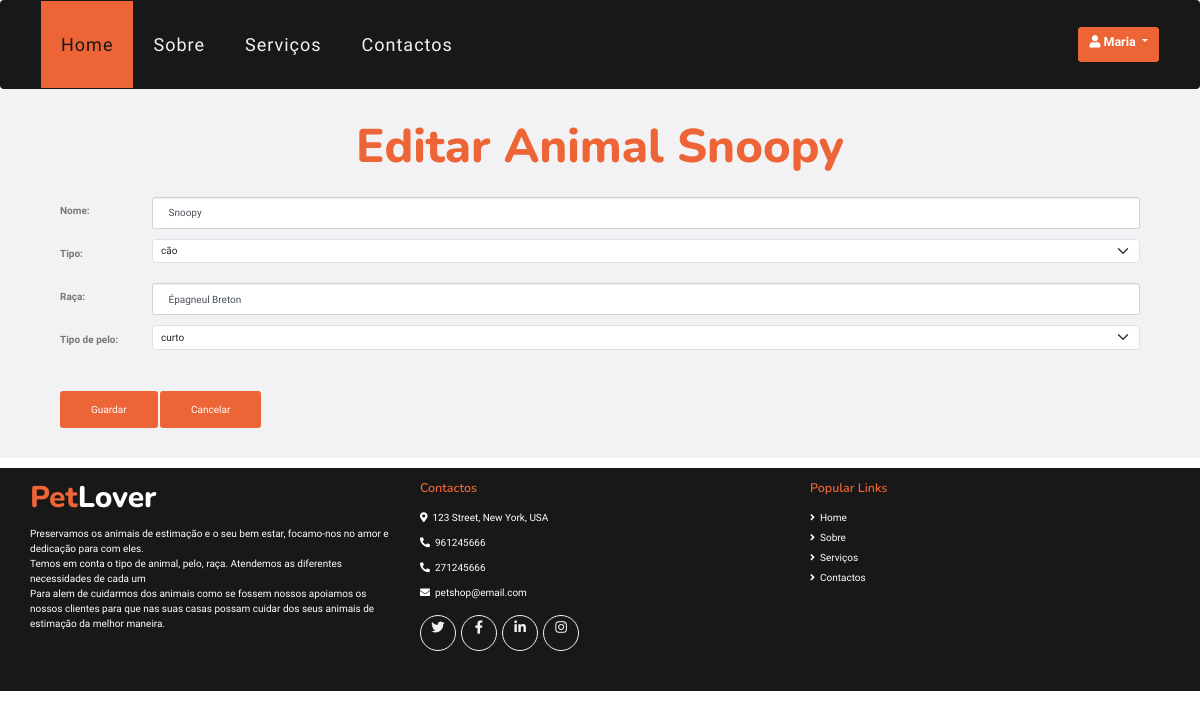
Page /paginas/editarAnimal.php?id=1 (signed in) on the earlier database version.
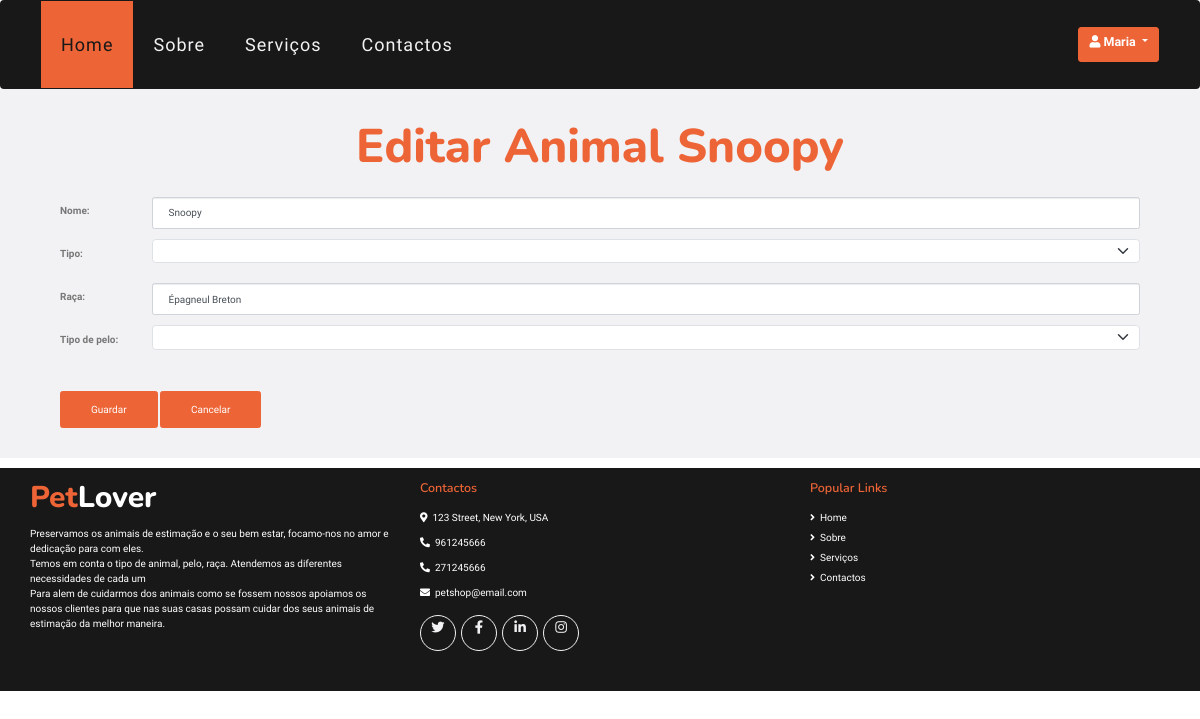
Same page on the later database version.
### tables this page shows
CREATE TABLE `animais` (
  `id` int(11) NOT NULL,
  `nomeAnimal` text NOT NULL,
  `tipo` enum('cão','gato') NOT NULL,
  `raca` text NOT NULL,
  `pelo` enum('curto','longo','sem pelo') NOT NULL,
  `idDono` int(11) NOT NULL
);

### paginas/editarAnimal.php (the view, shortened to what this page needs)
<!DOCTYPE html>
<html>
<?php
require 'head.php';
if (isset($_GET['id'])) {
    $idAnimal = $_GET['id'];
    $animais = mysqli_query($conn, "SELECT * FROM animais WHERE id='$idAnimal'");
    if ($animais->num_rows > 0) {
        while ($row = $animais->fetch_assoc()) {
            $nomeAnimal = $row['nomeAnimal'];
            $tipo = $row['tipo'];
            $raca = $row['raca'];
            $pelo = $row['pelo'];
        }
    }
}
?>
<body>
    <?php require 'header.php'; ?>
    <div class="container-fluid bg-light">
        <div class="container py-5 px-4 px-sm-5">
            <div class="d-flex flex-column text-center">
                <h1 class="display-4 m-0"><span class="text-primary text-capitalize">Editar Animal <?php echo $nomeAnimal ?> </span> </h1>
            </div>
            <div class="contact-form">
                <form method="POST">
                    <div class="control-group pb-3">
                        <div class="row justify-content-center  ">
                            <div class="col-1 align-self-center">
                                <label> Nome: </label>
                            </div>
                            <div class="col-11">
                                <input type="text" name="nomeAnimal" class="form-control p-4 text-capitalize" placeholder="Nome Animal" required="required" data-validation-required-message="Nome" <?php echo "value='" . $nomeAnimal . "'"; ?> />
                            </div>
                        </div>
                    </div>
                    <div class="control-group pb-3">
                        <div class="row justify-content-center  ">
                            <div class="col-1 align-self-center">
                                <label> Tipo: </label>
                            </div>
                            <div class="col-11 form-group">
                                <select name="tipo" class="form-select">
                                    <option value="" disabled="disabled" selected> <?php echo $tipo ?> </option>
                                    <option value="cão"> Cão </option>
                                </select>
                            </div>
                        </div>
                    </div>
                    <div class="control-group pb-3">
                        <div class="row justify-content-center  ">
                            <div class="col-1 align-self-center">
                                <label> Raça: </label>
                            </div>
                            <div class="col-11">
                                <input type="text" name="raca" class="form-control p-4" placeholder="Raça" data-validation-required-message="Email" <?php echo "value='" . $raca . "'"; ?> />
                            </div>
                        </div>
                    </div>
                    <div class="control-group pb-3">
                        <div class="row justify-content-center  ">
                            <div class="col-1 align-self-center">
                                <label> Tipo de pelo: </label>
                            </div>
                            <div class="col-11 form-group">
                                <select name="pelo" class="form-select">
                                    <option value="" disabled="disabled" selected> <?php echo $pelo ?> </option>
                                    <option value="curto"> Curto </option>
                                </select>
                            </div>
                        </div>
                    </div>
                    <div class="control-group">
                        <button class="btn btn-primary py-3 px-5" type="submit" id="sendMessageButton" name='atualizar'>Guardar</button>
                        <a class="btn btn-primary py-3 px-5" id="sendMessageButton" href="gestao.php">Cancelar</a>
                    </div>
                </form>
            </div>
        </div>
    </div>
    <?php require "footer.php"; ?>
</body>
</html>

Differences in the rows shown:
changed animais "Snoopy": tipo "cão" → (not shown); pelo "curto" → (not shown)
